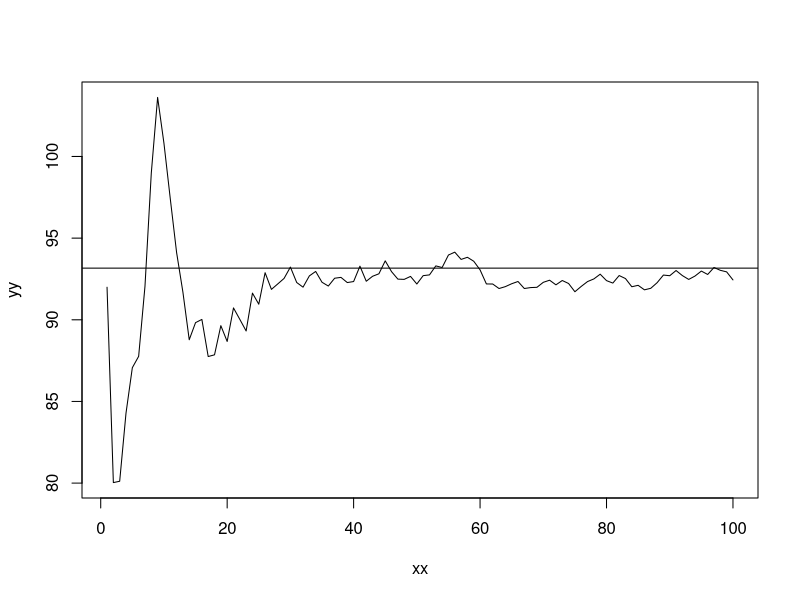

Recreate this plot in R.
f <- function(x) {
	return(exp(16 * x ^ 2 - 12 * x + 2))
}

approximateIntegral <- function(k, f) {
	ans <- NULL
	for(i in 1 : k) {
		ans <- c(ans, 4 * f(runif(1)))
	}
	return(sum(ans) / k)
}

testIntegral <- function(times, k, f) {
	ans <- NULL
	for(i in 1 : times) {
		ans <- c(ans, approximateIntegral(times, f))
	}
	return(ans)
}

len <- 100
ans <- testIntegral(len, 1000, f)

xx <- 1 : len
yy <- cumsum(ans) / xx

print(sum(ans) / len)

plot(xx, yy, type = "l")
abline(h = 93.1628) # EXACT INTEGRAL IS APPROXIMATELY 93.1628
